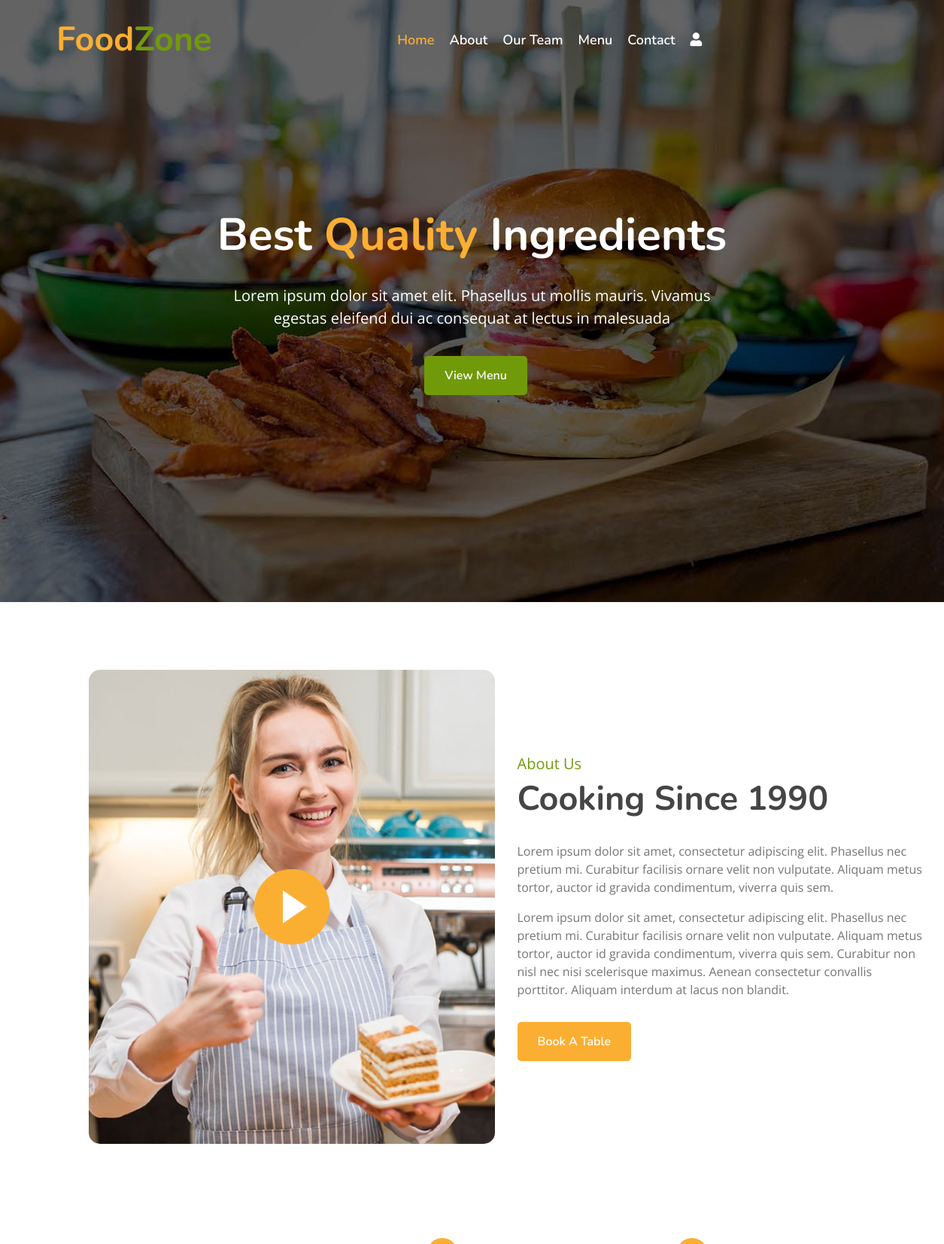
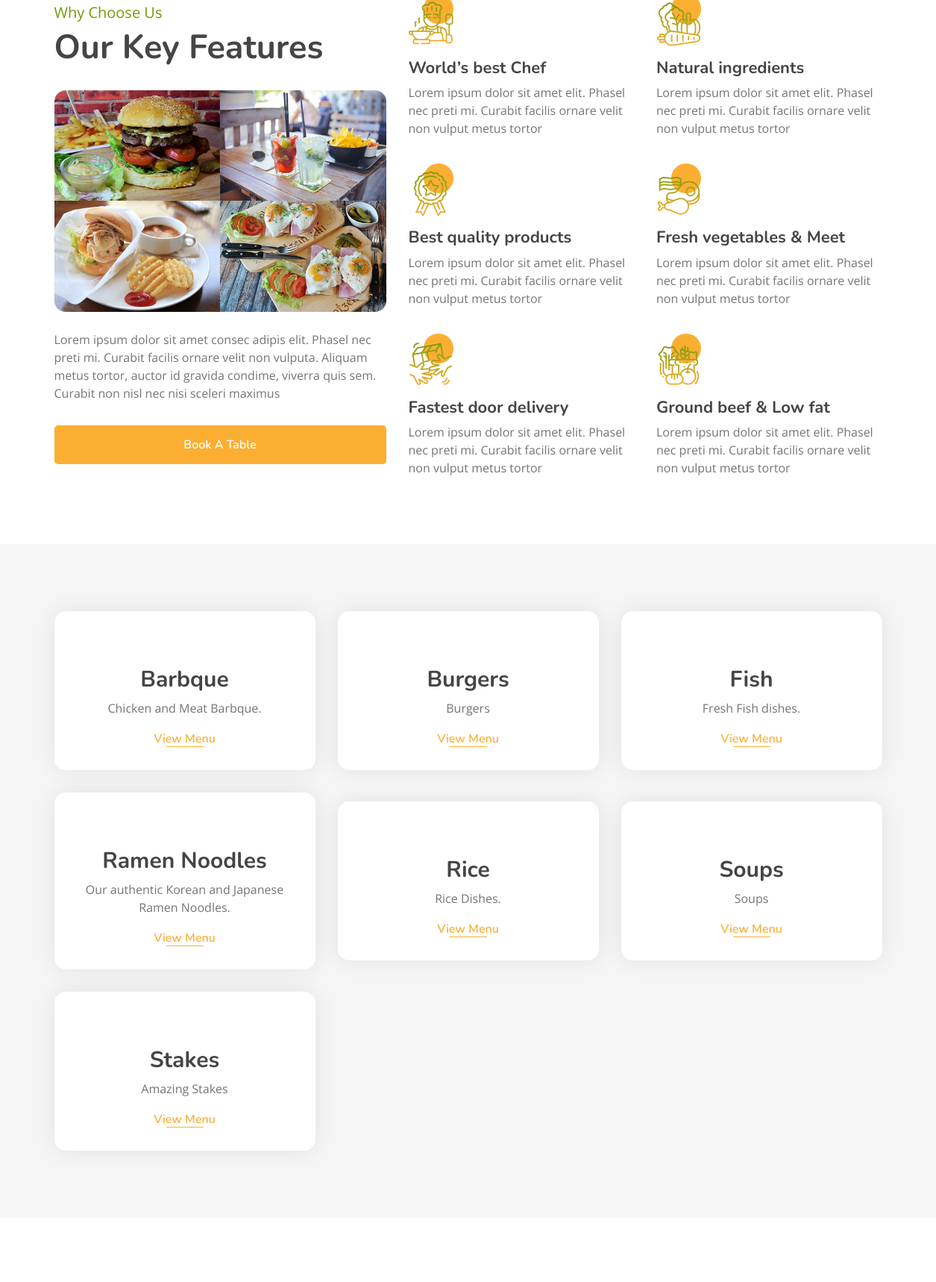
The page / (upper part) on the database its author committed (2 pictures, top to bottom).
### myapp/models.py (models this page shows, shortened)
class Category(models.Model):
    name = models.CharField(max_length=100, unique=True)
    image = models.ImageField(upload_to="categories/%Y/%m/%d")
    icon = models.CharField(max_length=50, blank=True)
    description = models.TextField()
    added_on = models.DateTimeField(auto_now_add=True)
    updated_on = models.DateTimeField(auto_now=True)

### myapp/views.py (the view)
# urls.py: path('', views.index, name="index"),
def index(request):
    context = {}
    cats = Category.objects.all().order_by('name')
    context['categories'] = cats
    dishes = []
    for cat in cats:
        dishes.append({
            'cat_id': cat.id,
            'cat_name': cat.name,
            'cat_img': cat.image,
            'items': list(cat.dish_set.all().values())
        })
    context['menu'] = dishes
    return render(request, 'index.html', context)

### template/index.html (shortened to what this page needs)
{% extends "base.html" %}
{% block content %}
        <div class="carousel">
            <div class="container-fluid">
                <div class="owl-carousel">
                    <div class="carousel-item">
                        <div class="carousel-img">
                            <img src="/static/img/carousel-1.jpg" alt="Image">
                        </div>
                        <div class="carousel-text">
                            <h1>Best <span>Quality</span> Ingredients</h1>
                            <p>
                                Lorem ipsum dolor sit amet elit. Phasellus ut mollis mauris. Vivamus egestas eleifend dui ac consequat at lectus in malesuada
                            </p>
                            <div class="carousel-btn">
                                <a class="btn custom-btn" href="{% url 'all_dishes' %}">View Menu</a>
                            </div>
                        </div>
                    </div>
                </div>
            </div>
        </div>
        <div class="about">
            <div class="container">
                <div class="row align-items-center">
                    <div class="col-lg-6">
                        <div class="about-img">
                            <button type="button" class="btn-play" data-toggle="modal" data-src="https://www.youtube.com/embed/DWRcNpR6Kdc" data-target="#videoModal">
                                <span></span>
                            </button>
                        </div>
                    </div>
                    <div class="col-lg-6">
                        <div class="about-content">
                            <div class="section-header">
                                <p>About Us</p>
                                <h2>Cooking Since 1990</h2>
                            </div>
                            <div class="about-text">
                                <p>
                                    Lorem ipsum dolor sit amet, consectetur adipiscing elit. Phasellus nec pretium mi. Curabitur facilisis ornare velit non vulputate. Aliquam metus tortor, auctor id gravida condimentum, viverra quis sem.
                                </p>
                                <p>
                                    Lorem ipsum dolor sit amet, consectetur adipiscing elit. Phasellus nec pretium mi. Curabitur facilisis ornare velit non vulputate. Aliquam metus tortor, auctor id gravida condimentum, viverra quis sem. Curabitur non nisl nec nisi scelerisque maximus. Aenean consectetur convallis porttitor. Aliquam interdum at lacus non blandit.
                                </p>
                                <a class="btn custom-btn" href="{% url 'contact' %}">Book A Table</a>
                            </div>
                        </div>
                    </div>
                </div>
            </div>
        </div>
        <div class="feature">
            <div class="container">
                <div class="row">
                    <div class="col-lg-5">
                        <div class="section-header">
                            <p>Why Choose Us</p>
                            <h2>Our Key Features</h2>
                        </div>
                        <div class="feature-text">
                            <div class="feature-img">
                                <div class="row">
                                    <div class="col-6">
                                        <img src="/static/img/feature-1.jpg" alt="Image">
                                    </div>
                                    <div class="col-6">
                                        <img src="/static/img/feature-2.jpg" alt="Image">
                                    </div>
                                    <div class="col-6">
                                        <img src="/static/img/feature-3.jpg" alt="Image">
                                    </div>
                                    <div class="col-6">
                                        <img src="/static/img/feature-4.jpg" alt="Image">
                                    </div>
                                </div>
                            </div>
                            <p>
                                Lorem ipsum dolor sit amet consec adipis elit. Phasel nec preti mi. Curabit facilis ornare velit non vulputa. Aliquam metus tortor, auctor id gravida condime, viverra quis sem. Curabit non nisl nec nisi sceleri maximus
                            </p>
                            <a class="btn custom-btn" href="{% url 'contact' %}">Book A Table</a>
                        </div>
                    </div>
                    <div class="col-lg-7">
                        <div class="row">
                            <div class="col-sm-6">
                                <div class="feature-item">
                                    <i class="flaticon-cooking"></i>
                                    <h3>World’s best Chef</h3>
                                    <p>
                                        Lorem ipsum dolor sit amet elit. Phasel nec preti mi. Curabit facilis ornare velit non vulput metus tortor
                                    </p>
                                </div>
                            </div>
                            <div class="col-sm-6">
                                <div class="feature-item">
                                    <i class="flaticon-vegetable"></i>
                                    <h3>Natural ingredients</h3>
                                    <p>
                                        Lorem ipsum dolor sit amet elit. Phasel nec preti mi. Curabit facilis ornare velit non vulput metus tortor
                                    </p>
                                </div>
                            </div>
                        </div>
                        <div class="row">
                            <div class="col-sm-6">
                                <div class="feature-item">
                                    <i class="flaticon-medal"></i>
                                    <h3>Best quality products</h3>
                                    <p>
                                        Lorem ipsum dolor sit amet elit. Phasel nec preti mi. Curabit facilis ornare velit non vulput metus tortor
                                    </p>
                                </div>
                            </div>
                            <div class="col-sm-6">
                                <div class="feature-item">
                                    <i class="flaticon-meat"></i>
                                    <h3>Fresh vegetables & Meet</h3>
                                    <p>
                                        Lorem ipsum dolor sit amet elit. Phasel nec preti mi. Curabit facilis ornare velit non vulput metus tortor
                                    </p>
                                </div>
                            </div>
                        </div>
                        <div class="row">
                            <div class="col-sm-6">
                                <div class="feature-item">
                                    <i class="flaticon-courier"></i>
                                    <h3>Fastest door delivery</h3>
                                    <p>
                                        Lorem ipsum dolor sit amet elit. Phasel nec preti mi. Curabit facilis ornare velit non vulput metus tortor
                                    </p>
                                </div>
                            </div>
                            <div class="col-sm-6">
                                <div class="feature-item">
                                    <i class="flaticon-fruits-and-vegetables"></i>
                                    <h3>Ground beef & Low fat</h3>
                                    <p>
                                        Lorem ipsum dolor sit amet elit. Phasel nec preti mi. Curabit facilis ornare velit non vulput metus tortor
                                    </p>
                                </div>
                            </div>
                        </div>
                    </div>
                </div>
            </div>
        </div>
        <div class="food">
            <div class="container">
                <div class="row align-items-center">
                {% for cat in categories %}
                    <div class="col-md-4">
                        <div class="food-item">
                            <h2>{{cat.name}}</h2>
                            <p>
                                {{cat.description}}
                            </p>
                            <a href="{% url 'all_dishes' %}?q={{cat.id}}">View Menu</a>
                        </div>
                    </div>
                {% endfor %}
                </div>
            </div>
        </div>
        <div class="menu">
        </div>
{% endblock %}

### rows shown on the page
Category: name "Barbque", description "Chicken and Meat Barbque."
Category: name "Burgers", description "Burgers"
Category: name "Fish", description "Fresh Fish dishes."
Category: name "Ramen Noodles", description "Our authentic Korean and Japanese Ramen Noodles."
Category: name "Rice", description "Rice Dishes."
Category: name "Soups", description "Soups"
Category: name "Stakes", description "Amazing Stakes"
